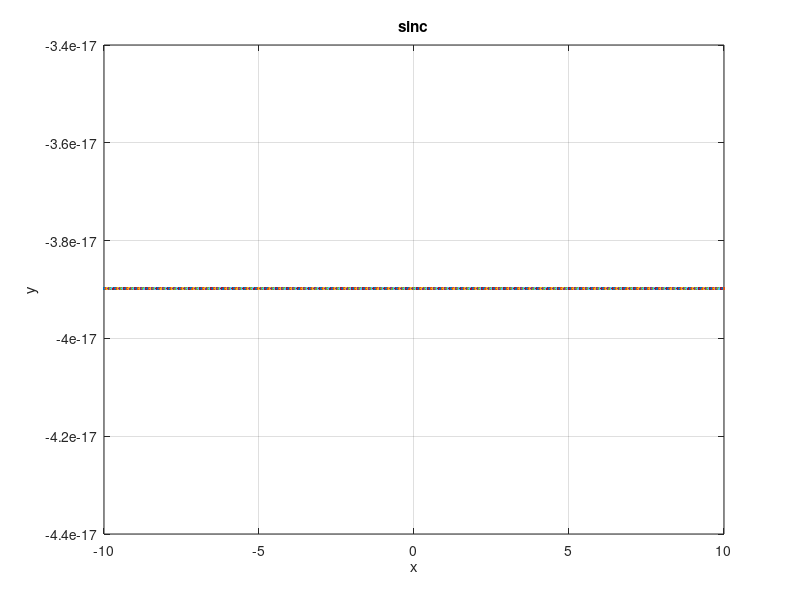

Write MATLAB code to recreate this figure.
clc;
clear all;
close all;
x=-10:0.05:10;
for i=1:length(x)
if x == 0 
        y = 1;
     else
         y = sin(pi*x(i))/(pi*x(i));
end
end
plot(x,y);grid on;
xlabel('x');
ylabel('y');
title('sinc');
